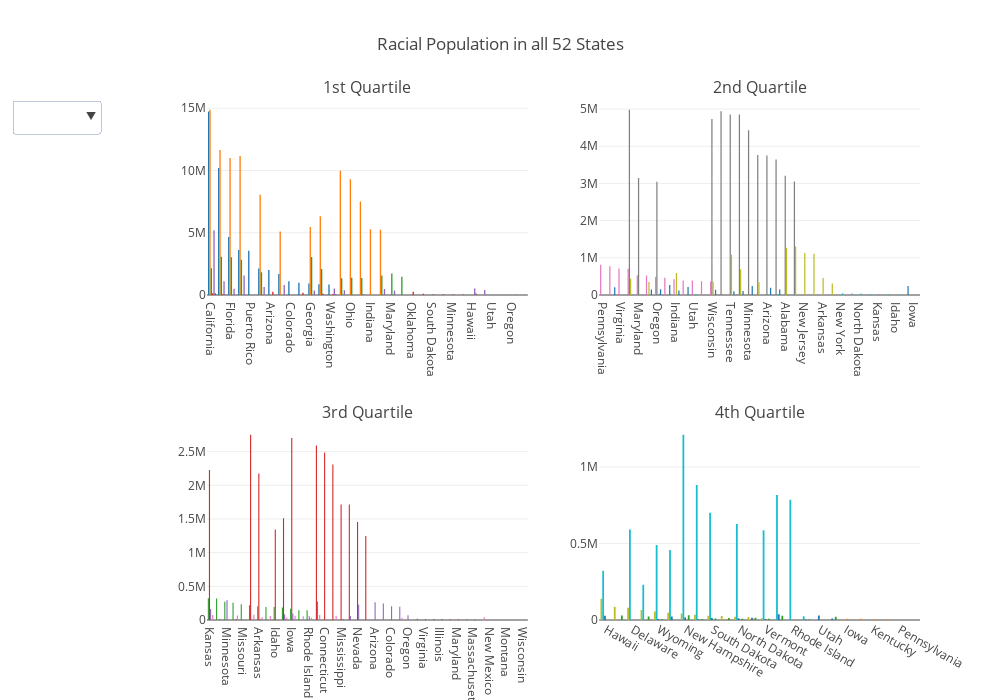

Source (notebook cell):
### Markdown cell above
### Races - by state

### Code cell
races = ['Hispanic', 'White', 'Black', 'Native', 'Asian', 'Pacific']

datas = []
for race in races:
    data = county.groupby("State")[race + "_pop"].sum().sort_values(ascending=False)
    datas.append(data)

### Create individual figures
fig = tools.make_subplots(rows=2, cols=2, subplot_titles=('1st Quartile', '2nd Quartile',
                                                          '3rd Quartile', '4th Quartile'))

for i in range(4):
    for data in datas:
        start_i = 13 * i
        end_i   = start_i + 13
        
        trace = go.Bar(
                        x=data.iloc[start_i: end_i].index,
                        y=data.iloc[start_i: end_i].values, 
                        showlegend=False
                    )
        
        row_num = 1 + (i // 2)
        col_num = 1 + (i % 2)
        fig.append_trace(trace, row_num, col_num)

### Create buttons for drop down menu
buttons = []
for i, label in enumerate(races):
    visibility = [i==j for j in range(len(races))]
    button = dict(
                 label =  label,
                 method = 'update',
                 args = [{'visible': visibility},
                     {'title': label}])
    buttons.append(button)

updatemenus = list([
    dict(active=-1,
         x=-0.15,
         buttons=buttons
    )
])

fig['layout']['title'] = 'Racial Population in all 52 States'
fig['layout']['showlegend'] = False
fig['layout']['updatemenus'] = updatemenus
fig['layout'].update(height=800, width=1000)

iplot(fig, filename='dropdown')

### Figure 1 — Plotly figure (JSON) as saved in the notebook; plotly's stock layout.template omitted (floating-point values rounded to 4 significant figures)
{"data": [{"showlegend": false, "type": "bar", "x": ["California", "Texas", "Florida", "New York", "Puerto Rico", "Illinois", "Arizona", "New Jersey", "Colorado", "New Mexico", "Georgia", "North Carolina", "Washington"], "xaxis": "x1", "y": [14750000.0, 10190000.0, 4662000.0, 3618000.0, 3547000.0, 2121000.0, 2015000.0, 1688000.0, 1113000.0, 986900.0, 914600.0, 869600.0, 836300.0], "yaxis": "y1"}, {"showlegend": false, "type": "bar", "x": ["California", "Texas", "New York", "Florida", "Pennsylvania", "Ohio", "Illinois", "Michigan", "North Carolina", "Georgia", "Indiana", "Virginia", "New Jersey"], "xaxis": "x1", "y": [14880000.0, 11640000.0, 11170000.0, 11010000.0, 9979000.0, 9291000.0, 8043000.0, 7513000.0, 6324000.0, 5460000.0, 5288000.0, 5238000.0, 5094000.0], "yaxis": "y1"}, {"showlegend": false, "type": "bar", "x": ["Texas", "Georgia", "Florida", "New York", "California", "North Carolina", "Illinois", "Maryland", "Virginia", "Louisiana", "Ohio", "Michigan", "Pennsylvania"], "xaxis": "x1", "y": [3074000.0, 3054000.0, 3034000.0, 2831000.0, 2158000.0, 2085000.0, 1821000.0, 1724000.0, 1561000.0, 1474000.0, 1394000.0, 1366000.0, 1348000.0], "yaxis": "y1"}, {"showlegend": false, "type": "bar", "x": ["Oklahoma", "Arizona", "New Mexico", "California", "North Carolina", "Alaska", "Washington", "South Dakota", "Texas", "Montana", "Minnesota", "Michigan", "Wisconsin"], "xaxis": "x1", "y": [267200.0, 265800.0, 177000.0, 144700.0, 108500.0, 98390.0, 81560.0, 69920.0, 68300.0, 63460.0, 51780.0, 47760.0, 46170.0], "yaxis": "y1"}, {"showlegend": false, "type": "bar", "x": ["California", "New York", "Texas", "New Jersey", "Illinois", "Washington", "Hawaii", "Florida", "Virginia", "Massachusetts", "Pennsylvania", "Georgia", "Maryland"], "xaxis": "x1", "y": [5193000.0, 1558000.0, 1108000.0, 801000.0, 640300.0, 530700.0, 516800.0, 499700.0, 488900.0, 399800.0, 389500.0, 358400.0, 354300.0], "yaxis": "y1"}, {"showlegend": false, "type": "bar", "x": ["California", "Hawaii", "Washington", "Utah", "Texas", "Nevada", "Oregon", "Arizona", "Alaska", "Florida", "Arkansas", "Colorado", "Virginia"], "xaxis": "x1", "y": [133300.0, 127700.0, 42380.0, 25690.0, 19560.0, 17650.0, 14370.0, 11590.0, 8649.0, 7715.0, 6635.0, 6101.0, 5580.0], "yaxis": "y1"}, {"showlegend": false, "type": "bar", "x": ["Pennsylvania", "Nevada", "Virginia", "Massachusetts", "Maryland", "Connecticut", "Oregon", "Michigan", "Indiana", "Ohio", "Utah", "Oklahoma", "Wisconsin"], "xaxis": "x2", "y": [815200.0, 770000.0, 709400.0, 707200.0, 533600.0, 527300.0, 486200.0, 465600.0, 421100.0, 390600.0, 389500.0, 372100.0, 364500.0], "yaxis": "y2"}, {"showlegend": false, "type": "bar", "x": ["Massachusetts", "Washington", "Tennessee", "Missouri", "Wisconsin", "Minnesota", "Kentucky", "Arizona", "Colorado", "Alabama", "Maryland", "South Carolina", "Oregon"], "xaxis": "x2", "y": [4981000.0, 4943000.0, 4857000.0, 4850000.0, 4730000.0, 4428000.0, 3762000.0, 3752000.0, 3646000.0, 3205000.0, 3145000.0, 3051000.0, 3043000.0], "yaxis": "y2"}, {"showlegend": false, "type": "bar", "x": ["South Carolina", "Alabama", "New Jersey", "Mississippi", "Tennessee", "Missouri", "Indiana", "Arkansas", "Massachusetts", "Wisconsin", "Connecticut", "Kentucky", "District of Columbia"], "xaxis": "x2", "y": [1304000.0, 1271000.0, 1132000.0, 1113000.0, 1084000.0, 691700.0, 594100.0, 456600.0, 434200.0, 354100.0, 347000.0, 342200.0, 310800.0], "yaxis": "y2"}, {"showlegend": false, "type": "bar", "x": ["New York", "Florida", "North Dakota", "Oregon", "Colorado", "Utah", "Louisiana", "Nevada", "Missouri", "Alabama", "Kansas", "Georgia", "Idaho"], "xaxis": "x2", "y": [44130.0, 41320.0, 37620.0, 36380.0, 28890.0, 27080.0, 24940.0, 24210.0, 22520.0, 22040.0, 20480.0, 18750.0, 17470.0], "yaxis": "y2"}, {"showlegend": false, "type": "bar", "x": ["Michigan", "North Carolina", "Minnesota", "Ohio", "Nevada", "Arizona", "Oregon", "Colorado", "Connecticut", "Wisconsin", "Indiana", "Missouri", "Tennessee"], "xaxis": "x2", "y": [269000.0, 242400.0, 239300.0, 215500.0, 210700.0, 193800.0, 154700.0, 150900.0, 149300.0, 143400.0, 120800.0, 105900.0, 101700.0], "yaxis": "y2"}, {"showlegend": false, "type": "bar", "x": ["Missouri", "Oklahoma", "North Carolina", "South Carolina", "Georgia", "Tennessee", "Idaho", "Iowa", "Kentucky", "Indiana", "Maryland", "Louisiana", "Alabama"], "xaxis": "x2", "y": [5085.0, 4927.0, 4272.0, 2563.0, 2401.0, 2386.0, 1908.0, 1738.0, 1689.0, 1237.0, 1112.0, 1097.0, 1095.0], "yaxis": "y2"}, {"showlegend": false, "type": "bar", "x": ["Kansas", "Tennessee", "Minnesota", "South Carolina", "Missouri", "Louisiana", "Arkansas", "Alabama", "Idaho", "Nebraska", "Iowa", "Kentucky", "Rhode Island"], "xaxis": "x3", "y": [323200.0, 320200.0, 270400.0, 254500.0, 233500.0, 218800.0, 203300.0, 193200.0, 191400.0, 186100.0, 168000.0, 143900.0, 143600.0], "yaxis": "y3"}, {"showlegend": false, "type": "bar", "x": ["Louisiana", "Iowa", "Oklahoma", "Connecticut", "Utah", "Kansas", "Arkansas", "Mississippi", "West Virginia", "Nebraska", "Nevada", "Idaho", "Maine"], "xaxis": "x3", "y": [2751000.0, 2704000.0, 2591000.0, 2488000.0, 2308000.0, 2229000.0, 2177000.0, 1714000.0, 1713000.0, 1510000.0, 1455000.0, 1342000.0, 1248000.0], "yaxis": "y3"}, {"showlegend": false, "type": "bar", "x": ["Minnesota", "Oklahoma", "Arizona", "Washington", "Nevada", "Colorado", "Delaware", "Kansas", "Iowa", "Nebraska", "Oregon", "West Virginia", "Rhode Island"], "xaxis": "x3", "y": [294100.0, 274000.0, 263000.0, 243277, 225600.0, 202900.0, 195100.0, 163800.0, 95560.0, 85550.0, 69310.0, 60440.0, 56450.0], "yaxis": "y3"}, {"showlegend": false, "type": "bar", "x": ["Ohio", "Virginia", "Arkansas", "Pennsylvania", "Illinois", "South Carolina", "Tennessee", "Nebraska", "Indiana", "Mississippi", "Maryland", "Wyoming", "Massachusetts"], "xaxis": "x3", "y": [17000.0, 16690.0, 16570.0, 15150.0, 14630.0, 14060.0, 14040.0, 12960.0, 12070.0, 12020.0, 11240.0, 11030.0, 8676.0], "yaxis": "y3"}, {"showlegend": false, "type": "bar", "x": ["Louisiana", "Kansas", "Oklahoma", "South Carolina", "Utah", "Iowa", "Alabama", "Kentucky", "Alaska", "Arkansas", "Nebraska", "Rhode Island", "Delaware"], "xaxis": "x3", "y": [77330.0, 74620.0, 72990.0, 66480.0, 62890.0, 62670.0, 59350.0, 54740.0, 42340.0, 40000.0, 37640.0, 33640.0, 33320.0], "yaxis": "y3"}, {"showlegend": false, "type": "bar", "x": ["Kansas", "New Mexico", "Ohio", "New York", "Nebraska", "Montana", "Rhode Island", "Michigan", "Minnesota", "Massachusetts", "Wisconsin", "Wyoming", "West Virginia"], "xaxis": "x3", "y": [1044.0, 1004.0, 993.2, 988.7, 963.1, 757.7, 630.5, 582.5, 564.2, 552.8, 409.6, 406.0, 366.0], "yaxis": "y3"}, {"showlegend": false, "type": "bar", "x": ["Hawaii", "Mississippi", "Delaware", "District of Columbia", "Wyoming", "Alaska", "New Hampshire", "Montana", "South Dakota", "West Virginia", "North Dakota", "Maine", "Vermont"], "xaxis": "x4", "y": [138600.0, 86620.0, 80660.0, 66040.0, 55770.0, 47870.0, 42400.0, 33670.0, 27930.0, 25340.0, 20530.0, 19480.0, 10700.0], "yaxis": "y4"}, {"showlegend": false, "type": "bar", "x": ["New Hampshire", "Montana", "New Mexico", "Rhode Island", "South Dakota", "North Dakota", "Delaware", "Vermont", "Wyoming", "Alaska", "Hawaii", "District of Columbia", "Puerto Rico"], "xaxis": "x4", "y": [1211000.0, 882600.0, 817200.0, 785500.0, 701700.0, 628100.0, 591700.0, 586500.0, 489700.0, 457500.0, 322400.0, 230500.0, 24870.0], "yaxis": "y4"}, {"showlegend": false, "type": "bar", "x": ["New Mexico", "Utah", "Hawaii", "Alaska", "New Hampshire", "Maine", "South Dakota", "North Dakota", "Idaho", "Vermont", "Wyoming", "Montana", "Puerto Rico"], "xaxis": "x4", "y": [37650.0, 29350.0, 27140.0, 23630.0, 15690.0, 14590.0, 12720.0, 11650.0, 9335.0, 6708.0, 5939.0, 4576.0, 2668.0], "yaxis": "y4"}, {"showlegend": false, "type": "bar", "x": ["Iowa", "New Jersey", "Maine", "Kentucky", "Connecticut", "Rhode Island", "Delaware", "West Virginia", "New Hampshire", "Vermont", "Hawaii", "District of Columbia", "Puerto Rico"], "xaxis": "x4", "y": [8484.0, 8449.0, 7515.0, 7217.0, 4143.0, 3863.0, 2738.0, 2593.0, 2150.0, 1952.0, 1859.0, 1295.0, 4.671], "yaxis": "y4"}, {"showlegend": false, "type": "bar", "x": ["New Hampshire", "Mississippi", "New Mexico", "District of Columbia", "Idaho", "Maine", "West Virginia", "South Dakota", "North Dakota", "Vermont", "Montana", "Wyoming", "Puerto Rico"], "xaxis": "x4", "y": [31030.0, 28660.0, 27080.0, 23310.0, 20790.0, 14630.0, 13320.0, 10200.0, 8745.0, 8657.0, 6820.0, 5178.0, 2660.0], "yaxis": "y4"}, {"showlegend": false, "type": "bar", "x": ["Pennsylvania", "South Dakota", "Illinois", "North Dakota", "New Jersey", "Mississippi", "Vermont", "New Hampshire", "Maine", "Puerto Rico", "District of Columbia", "Delaware", "Connecticut"], "xaxis": "x4", "y": [346.4, 295.5, 288.8, 258.9, 252.5, 187.4, 137.0, 89.34, 30.4, 18.44, 0, 0, 0], "yaxis": "y4"}], "layout": {"annotations": [{"font": {"size": 16}, "showarrow": false, "text": "1st Quartile", "x": 0.225, "xanchor": "center", "xref": "paper", "y": 1, "yanchor": "bottom", "yref": "paper"}, {"font": {"size": 16}, "showarrow": false, "text": "2nd Quartile", "x": 0.775, "xanchor": "center", "xref": "paper", "y": 1, "yanchor": "bottom", "yref": "paper"}, {"font": {"size": 16}, "showarrow": false, "text": "3rd Quartile", "x": 0.225, "xanchor": "center", "xref": "paper", "y": 0.375, "yanchor": "bottom", "yref": "paper"}, {"font": {"size": 16}, "showarrow": false, "text": "4th Quartile", "x": 0.775, "xanchor": "center", "xref": "paper", "y": 0.375, "yanchor": "bottom", "yref": "paper"}], "height": 700, "showlegend": false, "title": "Racial Population in all 52 States", "updatemenus": [{"active": -1, "buttons": [{"args": [{"visible": [true, false, false, false, false, false]}, {"title": "Hispanic"}], "label": "Hispanic", "method": "update"}, {"args": [{"visible": [false, true, false, false, false, false]}, {"title": "White"}], "label": "White", "method": "update"}, {"args": [{"visible": [false, false, true, false, false, false]}, {"title": "Black"}], "label": "Black", "method": "update"}, {"args": [{"visible": [false, false, false, true, false, false]}, {"title": "Native"}], "label": "Native", "method": "update"}, {"args": [{"visible": [false, false, false, false, true, false]}, {"title": "Asian"}], "label": "Asian", "method": "update"}, {"args": [{"visible": [false, false, false, false, false, true]}, {"title": "Pacific"}], "label": "Pacific", "method": "update"}], "x": -0.15}], "width": 1000, "xaxis1": {"anchor": "y1", "domain": [0, 0.45]}, "xaxis2": {"anchor": "y2", "domain": [0.55, 1]}, "xaxis3": {"anchor": "y3", "domain": [0, 0.45]}, "xaxis4": {"anchor": "y4", "domain": [0.55, 1]}, "yaxis1": {"anchor": "x1", "domain": [0.625, 1]}, "yaxis2": {"anchor": "x2", "domain": [0.625, 1]}, "yaxis3": {"anchor": "x3", "domain": [0, 0.375]}, "yaxis4": {"anchor": "x4", "domain": [0, 0.375]}}}
